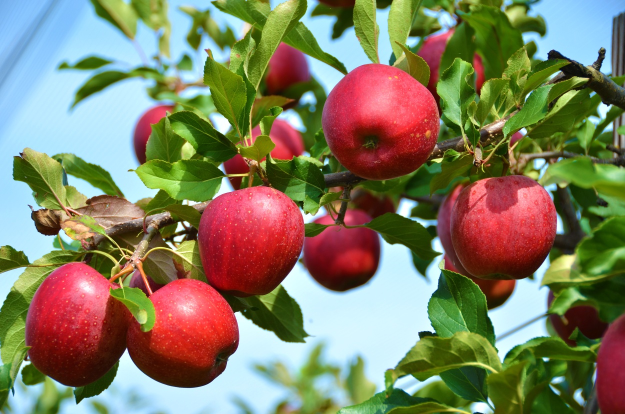
#> input picture apples.jpg, 1250 x 828 px (shown at 1/2 size)
$ python 4-1sobelfilter.py
#> lines starting #> are read from the running program, lines starting #| are printed output that depends on the picture
import cv2 as cv
import numpy as np

src = cv.imread('apples.jpg', cv.IMREAD_GRAYSCALE)
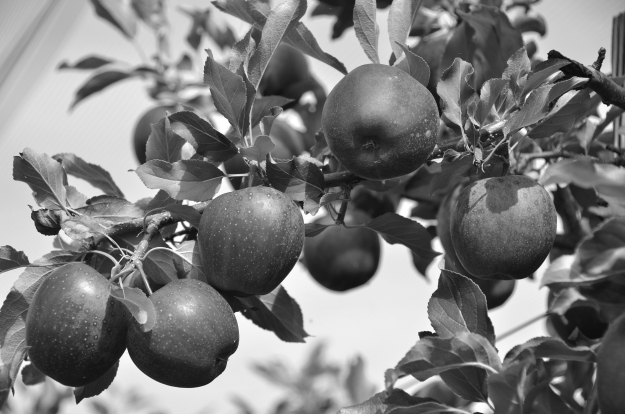
#> src: shape (828, 1250) (shown at 1/2 size); min 7, max 255, mean 123.8
rows, cols = src.shape[0:2]
#> rows = 828; cols = 1250

src = cv.resize(src, (int(cols*0.5), int(rows*0.5)), interpolation=cv.INTER_CUBIC)
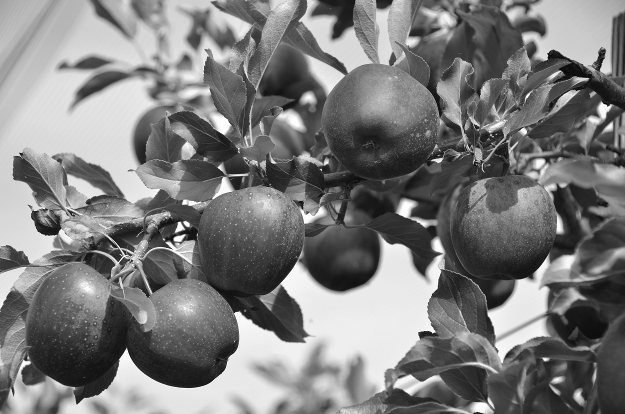
#> src: shape (414, 625); min 7, max 255, mean 123.8

# 소벨 커널을 직접 생성해서 엣지 검출 ---①
## 소벨 커널 생성
gx_k = np.array([[-1,0,1], [-2,0,2],[-1,0,1]])
gy_k = np.array([[-1,-2,-1],[0,0,0], [1,2,1]])
## 소벨 필터 적용
edge_gx = cv.filter2D(src, -1, gx_k)
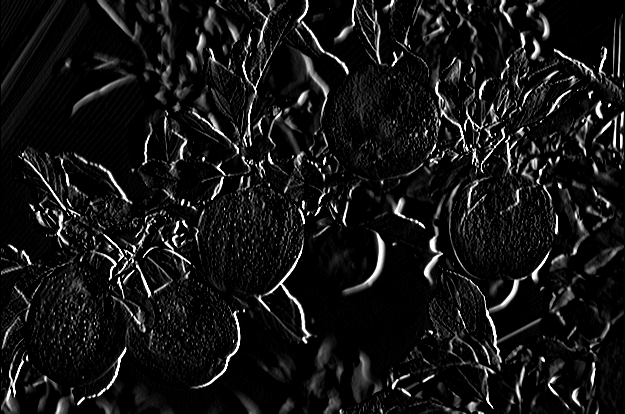
#> edge_gx: shape (414, 625); min 0, max 255, mean 21.1
edge_gy = cv.filter2D(src, -1, gy_k)
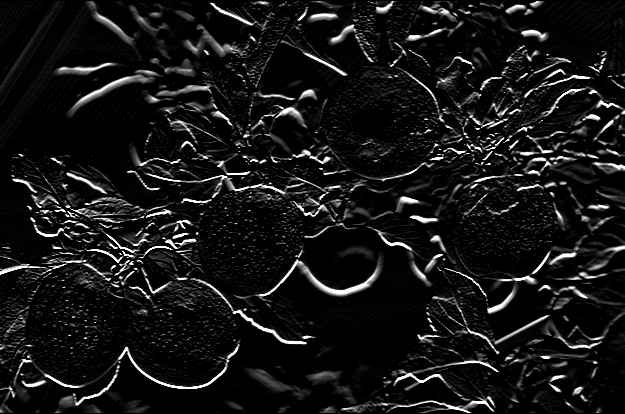
#> edge_gy: shape (414, 625); min 0, max 255, mean 21.8

# 소벨 함수 이용한 엣지 검출
sobelx = cv.Sobel(src, -1, 1, 0, ksize=3)
sobely = cv.Sobel(src, -1, 0, 1, ksize=3)

# 결과 출력
merged1 = np.hstack((src, edge_gx, edge_gy, edge_gx+edge_gy))
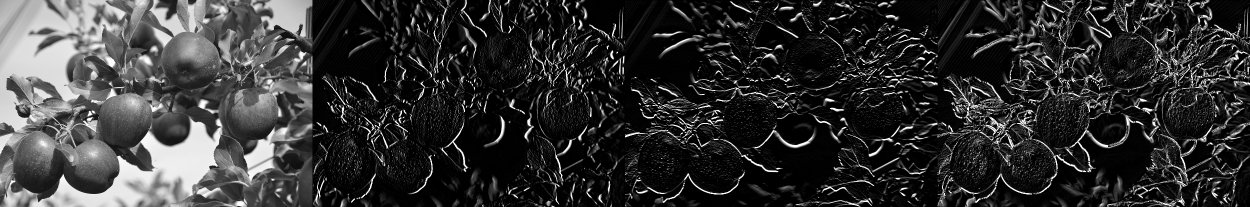
#> merged1: shape (414, 2500) (shown at 1/2 size); min 0, max 255, mean 50.8
merged2 = np.hstack((src, sobelx, sobely, sobelx+sobely))
merged = np.vstack((merged1, merged2))
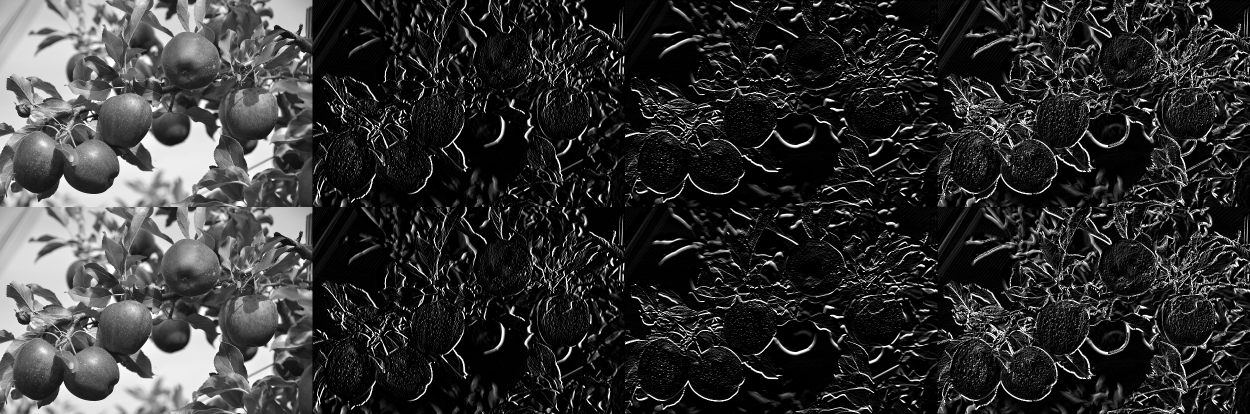
#> merged: shape (828, 2500) (shown at 1/2 size); min 0, max 255, mean 50.8
cv.imshow('sobel', merged)
cv.waitKey(0)
cv.destroyAllWindows()
